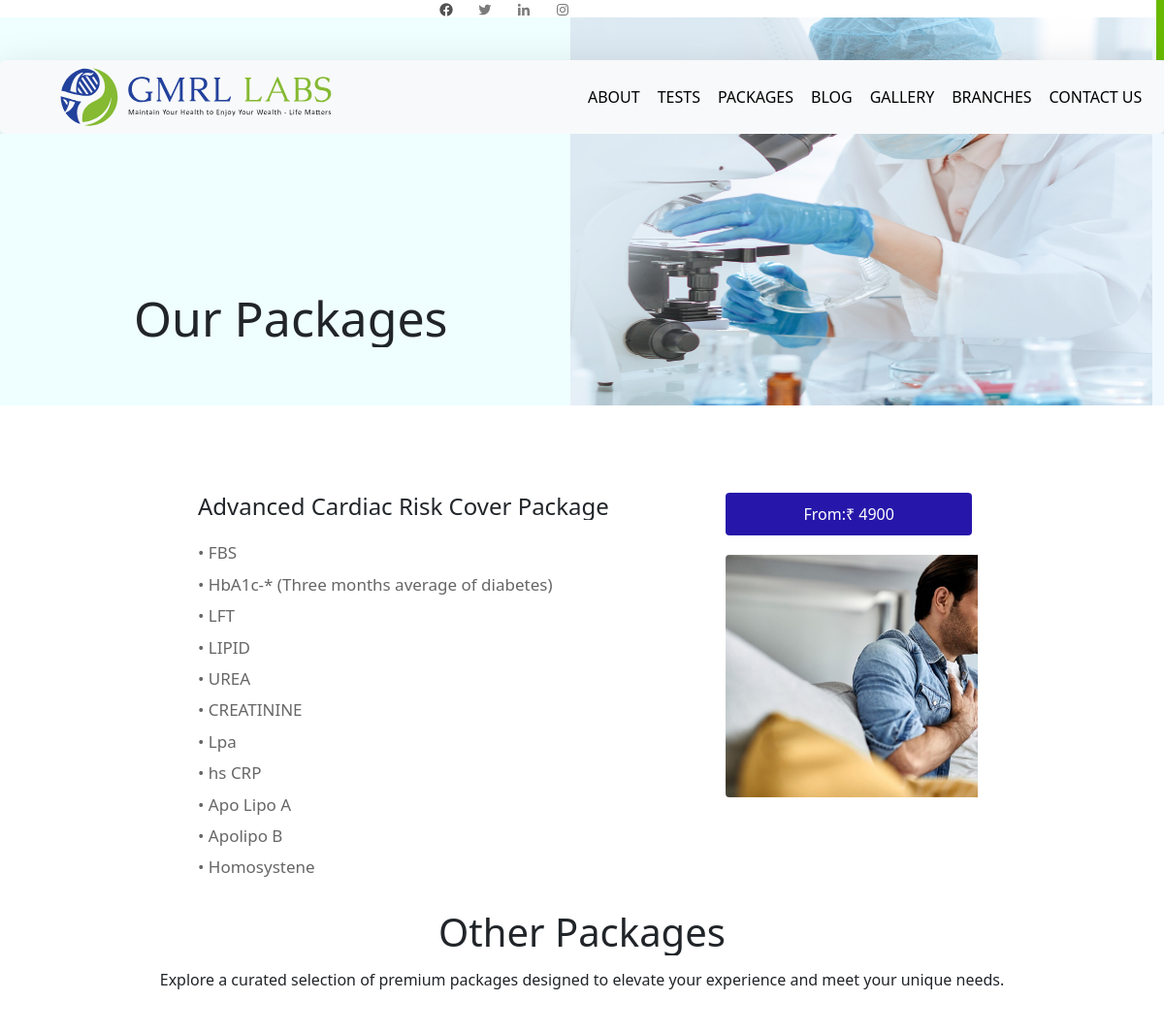
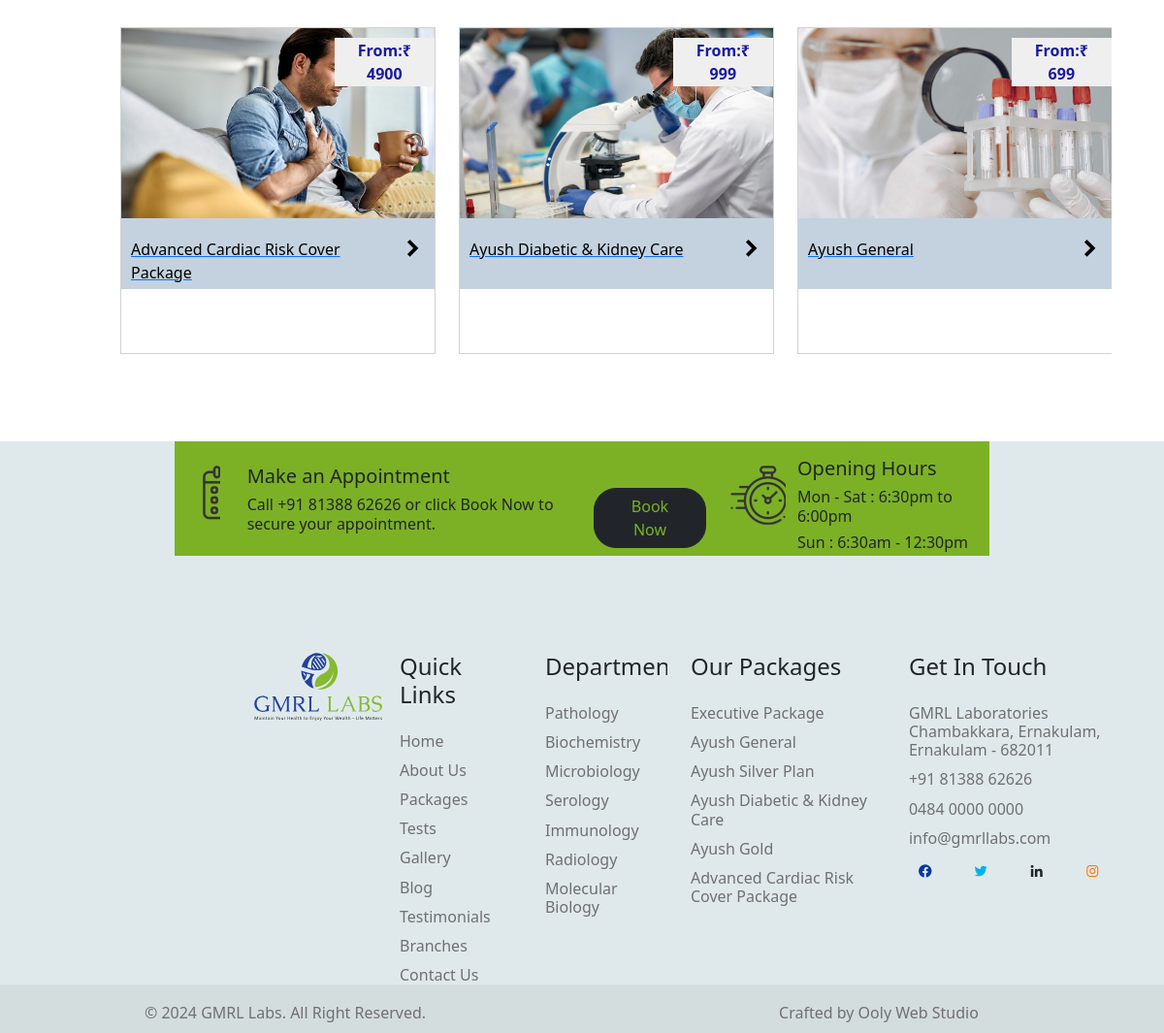
/packages/3, run on the app's committed database (2 pictures, top to bottom).
### Hospitalapp/models.py (models this page shows, shortened)
class Package(models.Model):
    image=models.ImageField(upload_to='package')
    price=models.IntegerField()
    ln1=models.CharField(max_length=400)
    ln2=models.CharField(max_length=400)
    ln3=models.CharField(max_length=400)
    ln4=models.CharField(max_length=400)
    ln5=models.CharField(max_length=400)
    ln6=models.CharField(max_length=400)
    ln7=models.CharField(max_length=400,blank=True)
    ln8=models.CharField(max_length=400,blank=True)
    ln9=models.CharField(max_length=400,blank=True)
    ln10=models.CharField(max_length=400,blank=True)
    ln11=models.CharField(max_length=400,blank=True)
    ln12=models.CharField(max_length=400,blank=True)
    ln13=models.CharField(max_length=400,blank=True)
    name=models.CharField(max_length=250,unique=True)
    class Meta:
        ordering=('name',)

### Hospitalapp/views.py (the view)
# urls.py: path('packages/<int:id>',views.packages,name='packages'),
def packages(request,id):
    packs=Package.objects.get(id=id)
    return render(request,'packages.html',{'packs':packs})

### Hospitalapp/context_processors.py (called while the page is built)
def menu_links(req):
    links=Package.objects.all()
    return dict(links=links)

### templates/packages.html (shortened to what this page needs)
{% extends 'base.html' %}
{% load static %}
{% block content %}
<section class="package1 w-100" id="package">
    <div class="row w-100">
        <div class="abcol col-lg-6">
            <h1>Our Packages</h1>
        </div>
        <div class="tes col-lg-6">
            <img src="../static/images/blog.jpg" alt="">
        </div>
    </div>
</section>
<section class="packpgs">
    <div class="packpgsrw row mx-auto d-flex">
        <div class="col-lg-8">
            <h4 class="mb-4">{{packs.name}}</h4>
            <h6>{{packs.ln1}}</h6>
            <h6>{{packs.ln2}}</h6>
            <h6>{{packs.ln3}}</h6>
            <h6>{{packs.ln4}}</h6>
            <h6>{{packs.ln5}}</h6>
            <h6>{{packs.ln6}}</h6>
            <h6>{{packs.ln7}}</h6>
            <h6>{{packs.ln8}}</h6>
            <h6>{{packs.ln9}}</h6>
            <h6>{{packs.ln10}}</span></h6>
            <h6>{{packs.ln11}}</h6>
        </div>
        <div class="col-lg-4">
            <button class="btnprc">From:₹ {{packs.price}}</button>
            <img class="pkpgimg" src="{{packs.image.url}}" alt="">
        </div>
    </div>
</section>
<section class="pakpg">
<div class="otpk">
    <h1 class="mx-auto d-flex justify-content-center mb-3">Other Packages</h1>
    <h6 class="mx-auto d-flex justify-content-center mb-5">Explore a curated selection of premium packages designed to elevate your experience and meet your unique needs.</h6>
</div>
<div class="container">
<div class="row gmhrw mt-0 pt-0">
    {% for s in links %}
                <div class="card ms-4 p-0" style="width: 28rem;">
                    <a href="">
                    <img class="bloimg card-img-top" src="{{s.image.url}}" alt="Card image cap">
                    <button class="pkbtn">From:₹ {{s.price}}</button>
                    <div class="ms-0 card-body pkbo">
                        <div class="row">
                            <div class="col-lg-10">
                      <p class="card-text ">{{s.name}}</p>
                      </div>
                      <div class="col-lg-2  ">
                        <i class='pic me-2 mt-3  bx bxs-chevron-right'></i>
                        </div>
                        </div>
                    </div>
                    </a>
                </div>
    {% endfor %}
</div>
</div>
</section>
<section class="footer">
    <div class="rw2 row mx-auto">
        <div class="col9 col-lg-8">
            <div class="row">
                <div class="col-lg-1">
                    <img class="mt-4 ms-3" src="../static/images/make-appointment.png" alt="">
                </div>
                <div class="col-lg-8 mt-4">
                    <h5 class="ms-3"> Make an Appointment</h5>
                    <h6 class="ms-3">Call +91 81388 62626 or click Book Now to secure your appointment.</h6>
                </div>
                <div class="col-lg-3">
                    <a href="{% url 'hos:appointment' %}">
                    <button type="button" class="btn4 mt-5 btn btn-dark ">Book Now</button>
                    </a>
                </div>
            </div>
        </div>
        <div class="col91 col-lg-4">
            <div class="row">
                <div class="col-lg-3">
                    <img class="mt-4" src="../static/images/openinh-hours-logo.png" alt="">
                </div>
                <div class="col-lg-9">
                    <h5 class="mt-3">Opening Hours</h5>
                    <h6>Mon - Sat : 6:30pm to 6:00pm</h6>
                    <h6>Sun : 6:30am - 12:30pm</h6>
                </div>
            </div>
        </div>
    </div>
    <div class="rw3 row">
        <div class="col-lg-2">
            <img src="../static/images/gmrl-footer-logo.svg" alt="">
        </div>
        <div class="col-lg-2">
            <h4 class="mb-4">Quick Links</h4>
            <h6>Home</h6>
            <h6>About Us</h6>
            <h6>Packages</h6>
            <h6>Tests</h6>
            <h6>Gallery</h6>
            <h6>Blog</h6>
            <h6>Testimonials</h6>
            <h6>Branches</h6>
            <h6>Contact Us</h6>
        </div>
        <div class="col-lg-2">
            <h4 class="mb-4">Departments</h4>
            <h6>Pathology</h6>
            <h6>Biochemistry</h6>
            <h6>Microbiology</h6>
            <h6>Serology</h6>
            <h6>Immunology</h6>
            <h6>Radiology</h6>
            <h6>Molecular Biology</h6>
        </div>
        <div class="col-lg-3">
            <h4 class="mb-4">Our Packages</h4>
            <h6>Executive Package</h6>
            <h6>Ayush General</h6>
            <h6>Ayush Silver Plan</h6>
            <h6>Ayush Diabetic & Kidney Care</h6>
            <h6>Ayush Gold</h6>
            <h6>Advanced Cardiac Risk Cover Package</h6>
        </div>
        <div class="col-lg-3">
            <h4 class="mb-4">Get In Touch</h4>
            <h6>GMRL Laboratories Chambakkara, Ernakulam, Ernakulam - 682011</h6>
            <h6>+91 81388 62626</h6>
            <h6>0484 0000 0000</h6>
            <h6>info@gmrllabs.com</h6>
            <div class="rw4 row">
                <div class="col-lg-3">
                    <i class='bx bxl-facebook-circle' style='color:#0636a2'></i>
                </div>
                <div class="col-lg-3">
                    <i class='bx bxl-twitter' style='color:#00b2ef'></i>
                </div>
                <div class="col-lg-3">
                    <i class='bx bxl-linkedin'></i>
                </div>
                <div class="col-lg-3">
                    <i class='bx bxl-instagram' style='color:#ff7500'></i>
                </div>
            </div>
        </div>
    </div>
</section>
{% endblock %}

### static/css/style.css (style rules this page uses)
* { overflow-x: hidden; }
.package1 { background-color: rgb(240, 248, 255); overflow-x: hidden; margin-top: -120px; z-index: -1; }
.card { height: 200px; border-radius: 0; }
.footer { height: 70vh; background-color: rgb(223, 233, 236); }
.rw2 { width: 70%; height: 21%; }
.rw2 h5 { overflow: hidden; }
.rw2 h6 { overflow: hidden; }
.col9 { background-color: rgb(124, 177, 38); }
.col91 { background-color: rgb(124, 177, 38); }
.btn4 { border-radius: 23px; padding-left: 35px; padding-right: 35px; color: rgb(124, 177, 38); }
.rw3 { width: 75%; margin-top: 100px; margin-left: 250px; }
.rw3 h4 { overflow: hidden; }
.rw3 img { width: 11vw; }
.rw3 h6 { margin-top: 11px; color: rgb(112, 112, 112); overflow: hidden; }
.rw4 { width: 230px; }
.abcol { background-color: rgb(239, 255, 255); padding: 0 0 0 0; }
.abcol h1 { font-size: 50px; margin-top: 280px; margin-left: 150px; margin-bottom: 15px; overflow: hidden; }
.tes { padding: 0 0 0 0; }
.tes img { height: 50vh; width: 50.3vw; }
.pic { font-size: 35px; display: flex; justify-content: center; text-align: center; margin-top: 22px; }
.pkbo p { text-decoration: none !important; }
.pkbo { height:73.5px; background-color: rgb(196, 210, 223); padding: 0 0 0 0; padding-left: 10px; text-decoration: none !important; }
.pkbtn { position: absolute; top: 3%; left:68%; border: 0; color: rgb(25, 25, 158); font-weight: 700; padding-left: 10px; padding-right: 10px; }
.packpgsrw { margin-left: 200px; width: 68%; height: 55 vh; margin-top: 90px; }
.pkpgimg { width: 390px; height: 250px; border-radius: 4px; }
.packpgsrw h6 { color: rgb(102, 102, 102); font-size: 17px; margin-top: 12px; }
.btnprc { background-color: rgb(38, 23, 170); border: 0; border-radius: 4px; width: 21.2vw; color: white; margin-bottom: 20px; padding-top: 10px; padding-bottom: 10px; }
.gmhrw { width: 100%; height: auto; padding-top: 0; margin-top: 90px; margin-bottom: 90px; text-decoration: none !important; padding-left: 70px; }
.gmhrw .card { height: 337.5px; margin-top: 25px; padding-top: 0; text-decoration: none !important; }
.gmhrw img { border-radius: 0; height: 303px; }
.pkbo .card-text { text-decoration: none; }
.gmhrw .pic { font-size: 30px; margin: auto; color: black; }
.gmhrw p { padding-top: 0; margin-top: 20px; text-decoration: none !important; color: black; }
.gmhrw i { display: flex; justify-content: end; text-align: end; }
.gmhrw .card { position: relative; overflow: hidden; border-radius: 0; cursor: pointer; text-decoration: none !important; }
.gmhrw .bloimg { width: 100%; height: 24.46vh; border-radius: 0; display: block; transition: transform 0.5s; }
.rw4 i { margin: auto; display: flex; justify-content: center; text-align: center; padding-top: 8px; }

### data on the page
Package: name "Advanced Cardiac Risk Cover Package", ln1 "• FBS", ln2 "• HbA1c-* (Three months average of diabetes)", ln3 "• LFT", ln4 "• LIPID", ln5 "• UREA", ln6 "• CREATININE", ln7 "• Lpa", ln8 "• hs CRP", ln9 "• Apo Lipo A", ln10 "• Apolipo B", ln11 "• Homosystene", price "4900", image (picture)
Package: image (picture), price "999", name "Ayush Diabetic & Kidney Care"
Package: image (picture), price "699", name "Ayush General"
